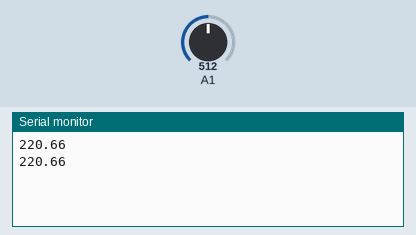
This sketch was run on a simulated Arduino Uno, built with avr-gcc and run on an emulated ATmega328P. Parts: the last lines printed to the serial monitor. The test bench sets the inputs (shaded band); at power-on: A1 = 512.

Above: at 1.8 s.
1.9 s: A1 set to 0
At 2.8 s:
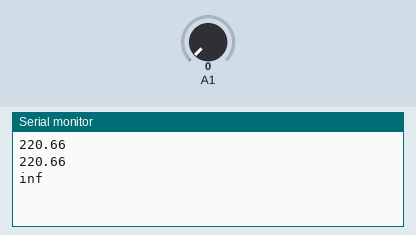
4.5 s: A1 set to 122
At 5.7 s:
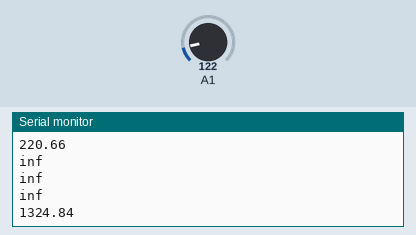

Measured:
- after the input at 1.9 s, the serial monitor: prints a new line after 0.10 s (image 1)
- after the input at 4.5 s, the serial monitor: prints a new line after 0.50 s (image 2)

The sketch:

main.ino
```cpp
double R1 = 5.1;

void setup(){
  Serial.begin(9600);  // シリアル通信速度
}

void loop(){
  // 変数の宣言
  double Vo, Rf, fg;
  int ain = analogRead(1);
  // アナログ入力値から出力電圧を計算
  Vo = ain * 5.0 / 1024;
  // 出力電圧からFRSの抵抗値を計算
  Rf = R1*Vo / (5.0 - Vo);
  // FRSの抵抗値から圧力センサの荷重を計算
  fg = 880.79/Rf + 47.96;
  // 荷重データをシリアル通信で送る
  Serial.println(fg);
  delay(1000);
}
```
